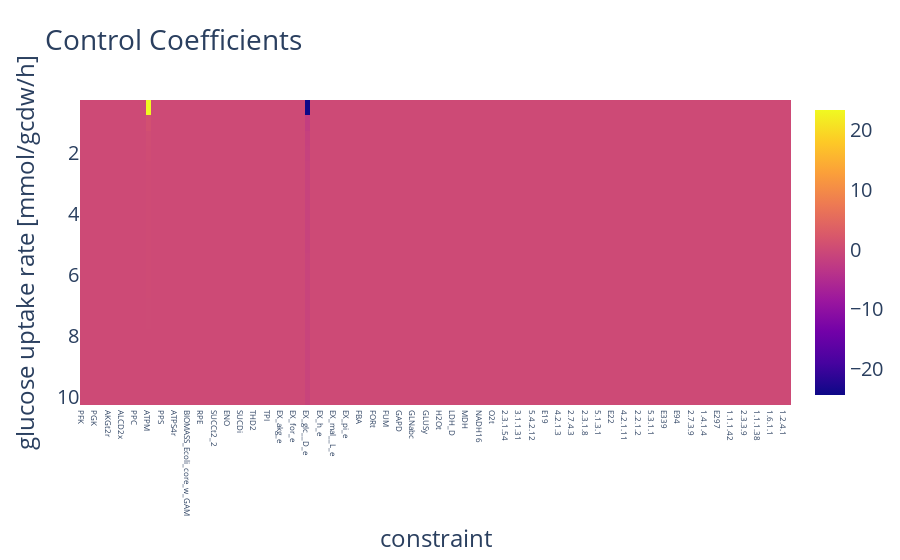
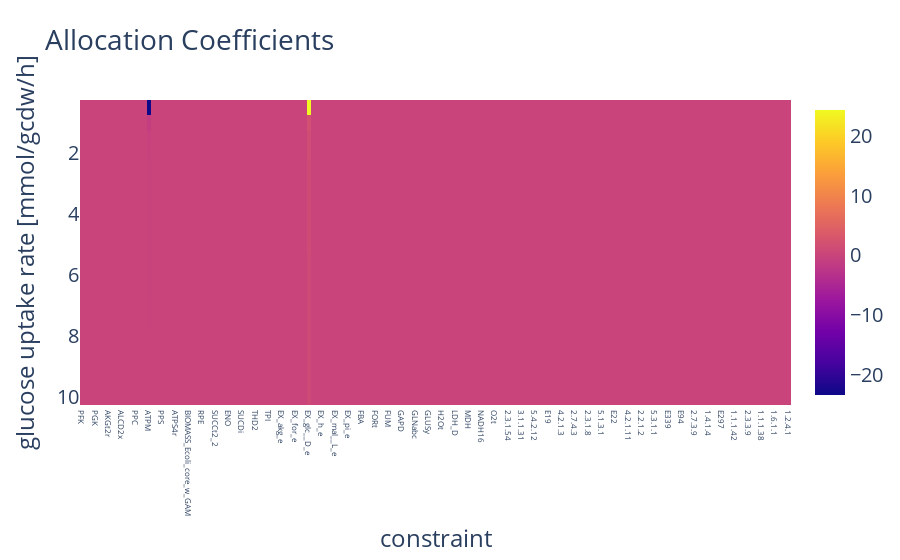

The cell these charts' notebook holds for them, in order:
### Code cell
glc_uptake_rates = np.linspace(0.5, 10, 20)
Cv = []
Cc = []
Ca = []
x_axis_ac = []
x_axis_cc = []
y_axis = []

# disable pyruvate formate lyase (inhibited by oxygen)
pa_model.change_reaction_bounds(rxn_id = 'PFL', upper_bound = 0)

for glc in glc_uptake_rates:
    y_axis += [glc]
    print('glucose uptake rate ', glc, ' mmol/gcdw/h')
    with pa_model:
        # change glucose uptake rate
        pa_model.change_reaction_bounds(rxn_id = 'EX_glc__D_e', 
                                        lower_bound = -glc, upper_bound = -glc)
        # solve the model
        pa_model.optimize()
        # save data
        Cv_new = list()
#         for i, row in pa_model.control_coefficients.iterrows():
#             if row['coefficient']!=0:
#                 print(row)
                
#         for i, row in pa_model.allocation_coefficients.iterrows():
#             if row['coefficient']!=0:
#                 print(row)
                
    
        control_coeff = pa_model.control_coefficients
        for cc in ['UB', 'LB', 'EC_f', 'EC_b', 'sector']:
            Cv_new += control_coeff[control_coeff['constraint'] == cc].coefficient.to_list()
        Cv += [Cv_new]
        
        alloc_coeff = pa_model.allocation_coefficients
        Ca_new = list()
        for ac in ['rxn', 'enzyme', 'sector']:
            Ca_new += alloc_coeff[alloc_coeff['constraint'] == ac].coefficient.to_list()
        Ca += [Ca_new]

    print('Sum of control coefficients: \t \t \t \t \t \t \t \t', sum(Cv_new))
    print('Sum of allocation coefficients: \t \t \t \t \t \t \t', sum(Ca_new))

for cc in ['UB', 'LB', 'EC_f', 'EC_b', 'sector']:
    if cc == 'UB' or cc == 'LB':
        x_axis_cc += control_coeff[control_coeff['constraint'] == cc].rxn_id.to_list()
    else:
        x_axis_cc += control_coeff[
        control_coeff['constraint'] == cc].enzyme_id.to_list()

for ac in ['rxn', 'enzyme', 'sector']:
    if ac == 'rxn':
        x_axis_ac += alloc_coeff[alloc_coeff['constraint'] == ac].rxn_id.to_list()
    else:
        x_axis_ac += alloc_coeff[
            alloc_coeff['constraint'] == ac].enzyme_id.to_list()
        
#make yaxis

print_heatmap(x_axis_cc,y_axis, Cv, title = 'Control Coefficients')
print_heatmap(x_axis_ac, y_axis, Ca, title = 'Allocation Coefficients')

### Figure 1 — Plotly figure (JSON) as saved in the notebook; plotly's stock layout.template omitted (floating-point values rounded to 4 significant figures; data arrays with more than 128 entries replaced by an {"elided": "..."} marker saying what was removed)
{"data": [{"coloraxis": "coloraxis", "hovertemplate": "constraint: %{x}<br>glucose uptake rate [mmol/gcdw/h]: %{y}<br>color: %{z}<extra></extra>", "name": "0", "type": "heatmap", "x": {"elided": "325 str values"}, "xaxis": "x", "y": [0.5, 1, 1.5, 2, 2.5, 3, 3.5, 4, 4.5, 5, 5.5, 6, 6.5, 7, 7.5, 8, 8.5, 9, 9.5, 10], "yaxis": "y", "z": {"elided": "20x325 float values"}}], "layout": {"coloraxis": {"colorscale": [[0, "#0d0887"], [0.1111, "#46039f"], [0.2222, "#7201a8"], [0.3333, "#9c179e"], [0.4444, "#bd3786"], [0.5556, "#d8576b"], [0.6667, "#ed7953"], [0.7778, "#fb9f3a"], [0.8889, "#fdca26"], [1, "#f0f921"]]}, "font": {"size": 20}, "title": {"text": "Control Coefficients"}, "xaxis": {"anchor": "y", "domain": [0, 1], "tickfont": {"size": 8}, "title": {"text": "constraint"}}, "yaxis": {"anchor": "x", "autorange": "reversed", "domain": [0, 1], "tickfont": {"size": 20}, "title": {"text": "glucose uptake rate [mmol/gcdw/h]"}}}}

### Figure 2 — Plotly figure (JSON) as saved in the notebook; plotly's stock layout.template omitted (floating-point values rounded to 4 significant figures; data arrays with more than 128 entries replaced by an {"elided": "..."} marker saying what was removed)
{"data": [{"coloraxis": "coloraxis", "hovertemplate": "constraint: %{x}<br>glucose uptake rate [mmol/gcdw/h]: %{y}<br>color: %{z}<extra></extra>", "name": "0", "type": "heatmap", "x": {"elided": "162 str values"}, "xaxis": "x", "y": [0.5, 1, 1.5, 2, 2.5, 3, 3.5, 4, 4.5, 5, 5.5, 6, 6.5, 7, 7.5, 8, 8.5, 9, 9.5, 10], "yaxis": "y", "z": {"elided": "20x162 float values"}}], "layout": {"coloraxis": {"colorscale": [[0, "#0d0887"], [0.1111, "#46039f"], [0.2222, "#7201a8"], [0.3333, "#9c179e"], [0.4444, "#bd3786"], [0.5556, "#d8576b"], [0.6667, "#ed7953"], [0.7778, "#fb9f3a"], [0.8889, "#fdca26"], [1, "#f0f921"]]}, "font": {"size": 20}, "title": {"text": "Allocation Coefficients"}, "xaxis": {"anchor": "y", "domain": [0, 1], "tickfont": {"size": 8}, "title": {"text": "constraint"}}, "yaxis": {"anchor": "x", "autorange": "reversed", "domain": [0, 1], "tickfont": {"size": 20}, "title": {"text": "glucose uptake rate [mmol/gcdw/h]"}}}}
